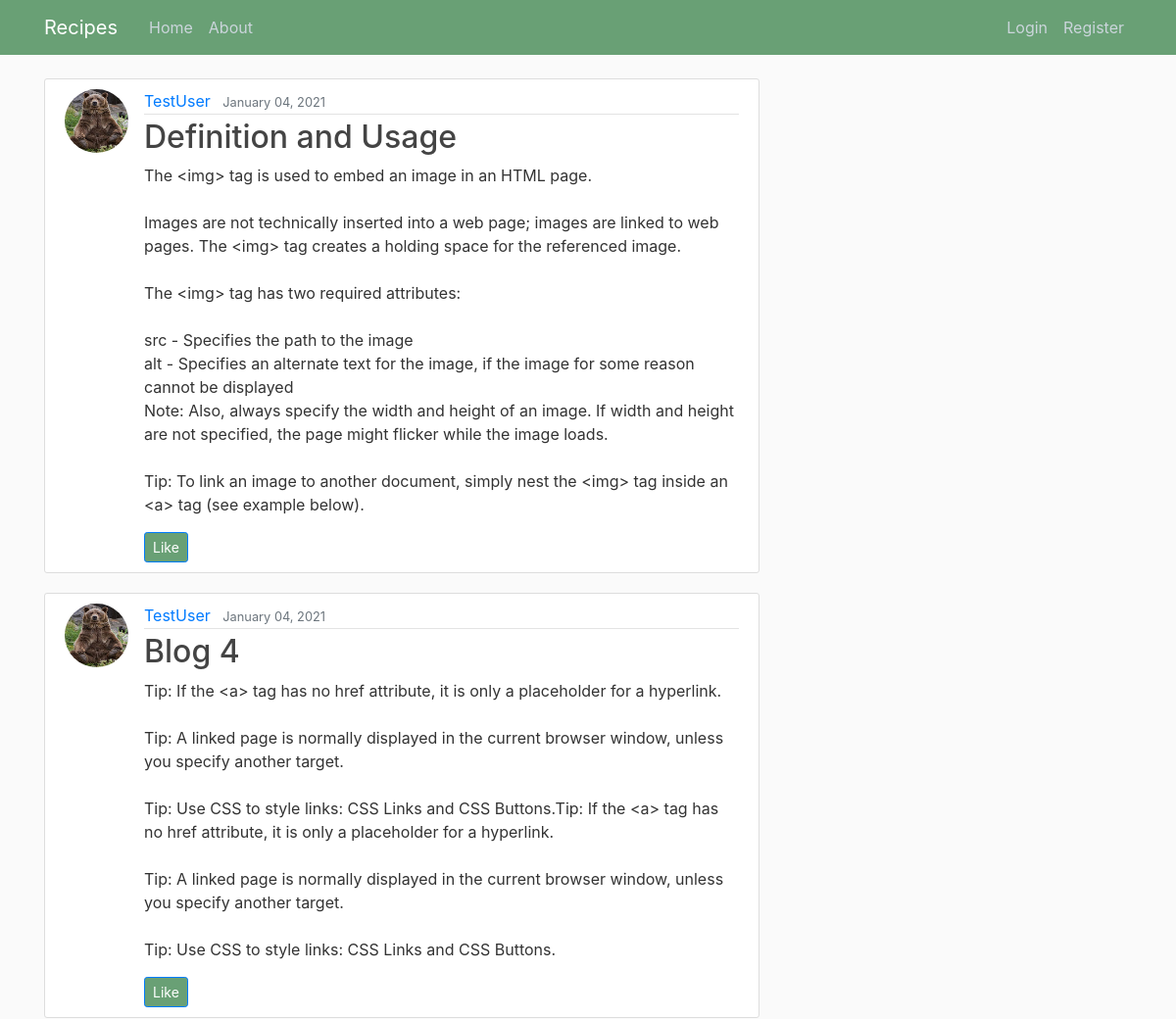
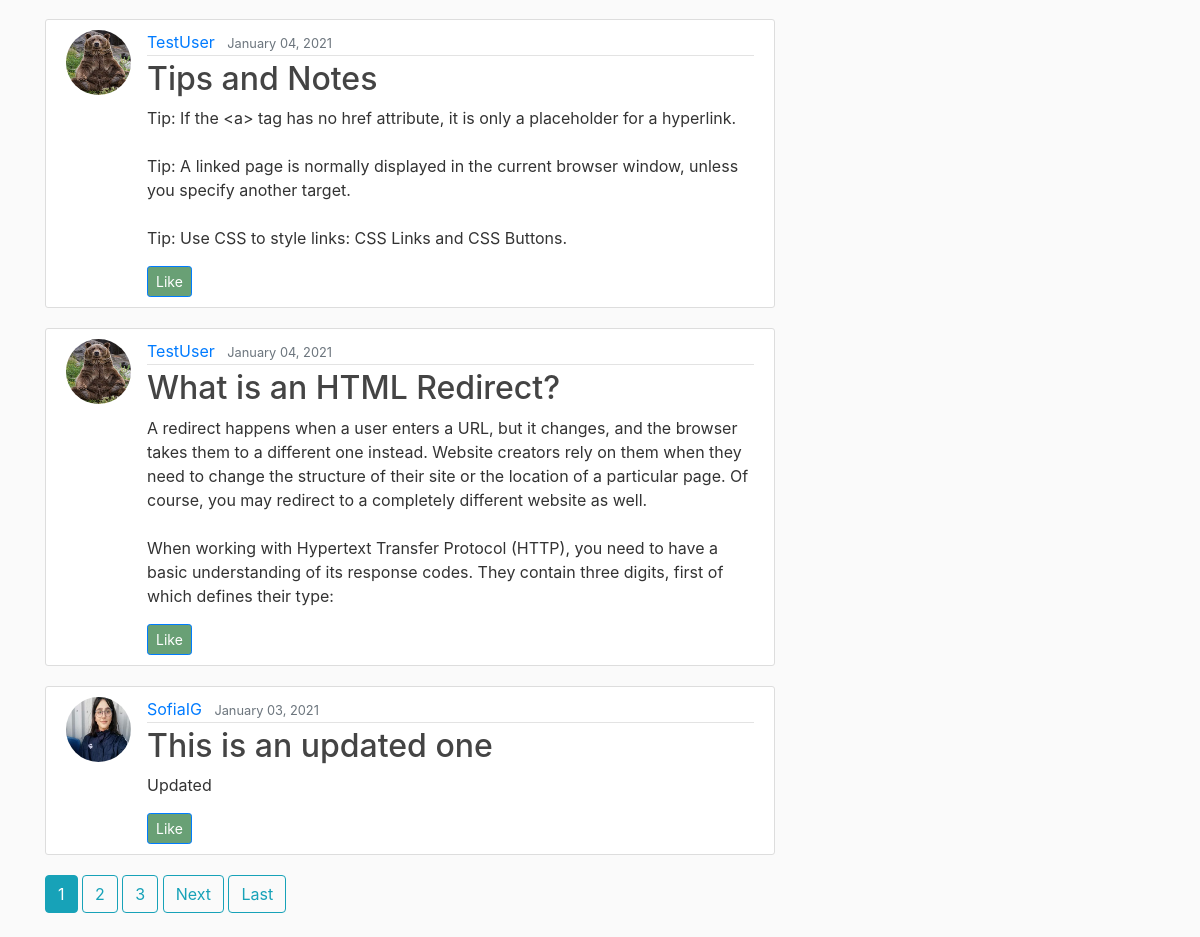
The page / on the database its author committed (2 pictures, top to bottom).
### blog/models.py (models this page shows, shortened)
class Post(models.Model):
    title = models.CharField(max_length=100)
    content = models.TextField()
    date_posted = models.DateTimeField(default=timezone.now)
    author = models.ForeignKey(User, on_delete=models.CASCADE)
    likes = models.ManyToManyField(User, related_name='blog_post_likes')
    image = models.ImageField(upload_to='blog_pics')

### users/models.py (models this page shows, shortened)
class Profile(models.Model):
    user = models.OneToOneField(User, on_delete= models.CASCADE)
    image = models.ImageField(default= 'default.jpg', upload_to= 'profile_pics')

### blog/views.py (the view)
# urls.py: path('', PostListView.as_view(), name='blog-home'),
class PostListView(ListView):
    model = Post
    template_name = 'blog/home.html'
    context_object_name = 'posts'
    ordering = ['-date_posted']
    paginate_by = 5

### blog/templates/blog/home.html (shortened to what this page needs)
{% extends "blog/base.html"%}
{% block content %}
    {% for post in posts%}
        <article class="media content-section">
            <img class = "rounded-circle article-img "src={{ post.author.profile.image.url }}>
            <div class="media-body">
             <div class="article-metadata">
              <a class="mr-2" href="{% url 'user-posts' post.author.username %}">{{ post.author }}</a>
              <small class="text-muted">{{ post.date_posted| date:"F d, Y" }}</small>
            </div>
            <h2><a class="article-title" href="{% url 'post-detail' post.id %}">{{ post.title }}</a></h2>
            <p class="article-content">{{ post.content }}</p>
                 <form action = "{% url 'like-post' post.pk%}" method = "POST">
          <button type="submit", name = "post_id", value = "{{ post.id }}", class = "btn btn-primary btn-sm" style="background-color: #69a075!important">Like</button>
      </form>
           </div>
        </article>
    {% endfor %}
    {% if is_paginated %}
     {% for num in page_obj.paginator.page_range %}
      {% if page_obj.number == num %}
       <a class="btn btn-info mb-4"href="?page={{ num }}">{{ num }}</a>
      {% elif num > page_obj.number|add:'-3' and num < page_obj.number|add:'+3'%}
       <a class="btn btn-outline-info mb-4"href="?page={{ num }}">{{ num }}</a>
      {% endif %}
     {% endfor %}
     {% if page_obj.has_next %}
      <a class="btn btn-outline-info mb-4"href="?page={{ page_obj.next_page_number }}">Next</a>
      <a class="btn btn-outline-info mb-4"href="?page={{ page_obj.paginator.num_pages }}">Last</a>
     {% endif %}
    {% endif %}
{% endblock content%}

### blog/templates/blog/base.html (shortened to what this page needs)
{% load static %}
<!DOCTYPE html>
<html lang="en">
<head>
    <link rel="stylesheet" href="https://maxcdn.bootstrapcdn.com/bootstrap/4.0.0/css/bootstrap.min.css">
    <link rel="stylesheet" href="{% static 'blog/main.css' %}">
</head>
<body>
<header class="site-header">
  <nav class="navbar navbar-expand-md navbar-dark bg-steel fixed-top">
    <div class="container">
      <a class="navbar-brand mr-4" href="{% url 'blog-home'%}">Recipes</a>
      <div class="collapse navbar-collapse" id="navbarToggle">
        <div class="navbar-nav mr-auto">
          <a class="nav-item nav-link" href="{% url 'blog-home'%}">Home</a>
          <a class="nav-item nav-link" href="{% url 'blog-about'%}">About</a>
        </div>
        <div class="navbar-nav">
            {% if user.is_authenticated %}
               <a class="nav-item nav-link" href="{% url 'post-create'%}">New Post</a>
               <a class="nav-item nav-link" href="{% url 'profile'%}">Profile</a>
               <a class="nav-item nav-link" href="{% url 'logout'%}">Logout</a>
            {% else %}
               <a class="nav-item nav-link" href="{% url 'login'%}">Login</a>
               <a class="nav-item nav-link" href="{% url 'register'%}">Register</a>
            {% endif %}
        </div>
      </div>
    </div>
  </nav>
</header>
<main role="main" class="container">
  <div class="row">
    <div class="col-md-8">
      {% block content %}{% endblock %}
    </div>
    </div>
</main>
</body>
</html>

### blog/static/blog/main.css (style rules this page uses)
body { background: #fafafa; color: #333333; margin-top: 5rem; }
h1, h2, h3, h4, h5, h6 { color: #444444; }
.bg-steel { background-color: #69a075; }
.site-header .navbar-nav .nav-link { color: #cbd5db; }
.content-section { background: #ffffff; padding: 10px 20px; border: 1px solid #dddddd; border-radius: 3px; margin-bottom: 20px; }
.article-title { color: #444444; }
.article-content { white-space: pre-line; }
.article-img { height: 65px; width: 65px; margin-right: 16px; }
.article-metadata { padding-bottom: 1px; margin-bottom: 4px; border-bottom: 1px solid #e3e3e3 }

### rows shown on the page
Post: author.profile.image (placeholder picture), author "TestUser", date_posted "January 04, 2021", title "Definition and Usage", content "The <img> tag is used to embed an image in an HTML page. Images are not technically inserted into a web page; images are linked to web pages. The <img> tag creates a holding space for the referenced image. The <img> tag has two required attributes: src - Specifies the path to the image alt - Specifies an alternate text for the image, if the image for some reason cannot be displayed Note: Also, always specify the width and height of an image. If width and height are not specified, the page might flicker while the image loads. Tip: To link an image to another document, simply nest the <img> tag inside an <a> tag (see example below).", {{ post.id }} 16 (drawn)
Post: author.profile.image (placeholder picture), author "TestUser", date_posted "January 04, 2021", title "Blog 4", content "Tip: If the <a> tag has no href attribute, it is only a placeholder for a hyperlink. Tip: A linked page is normally displayed in the current browser window, unless you specify another target. Tip: Use CSS to style links: CSS Links and CSS Buttons.Tip: If the <a> tag has no href attribute, it is only a placeholder for a hyperlink. Tip: A linked page is normally displayed in the current browser window, unless you specify another target. Tip: Use CSS to style links: CSS Links and CSS Buttons.", {{ post.id }} 15 (drawn)
Post: author.profile.image (placeholder picture), author "TestUser", date_posted "January 04, 2021", title "Tips and Notes", content "Tip: If the <a> tag has no href attribute, it is only a placeholder for a hyperlink. Tip: A linked page is normally displayed in the current browser window, unless you specify another target. Tip: Use CSS to style links: CSS Links and CSS Buttons.", {{ post.id }} 14 (drawn)
Post: author.profile.image (placeholder picture), author "TestUser", date_posted "January 04, 2021", title "What is an HTML Redirect?", content "A redirect happens when a user enters a URL, but it changes, and the browser takes them to a different one instead. Website creators rely on them when they need to change the structure of their site or the location of a particular page. Of course, you may redirect to a completely different website as well. When working with Hypertext Transfer Protocol (HTTP), you need to have a basic understanding of its response codes. They contain three digits, first of which defines their type:", {{ post.id }} 13 (drawn)
Post: author.profile.image (picture), author "SofiaIG", date_posted "January 03, 2021", title "This is an updated one", content "Updated", {{ post.id }} 10 (drawn)

### other values the page prints
{{ num }} "1"
{{ num }} "2" "3"
